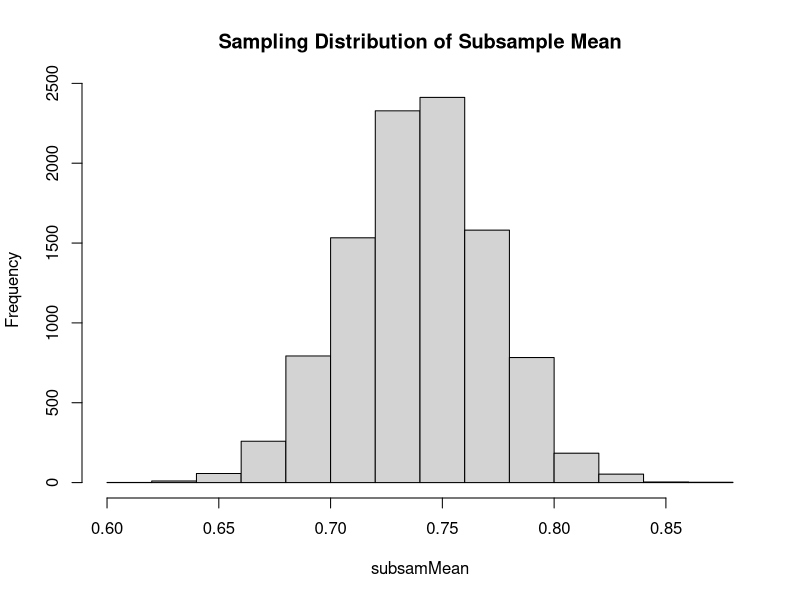
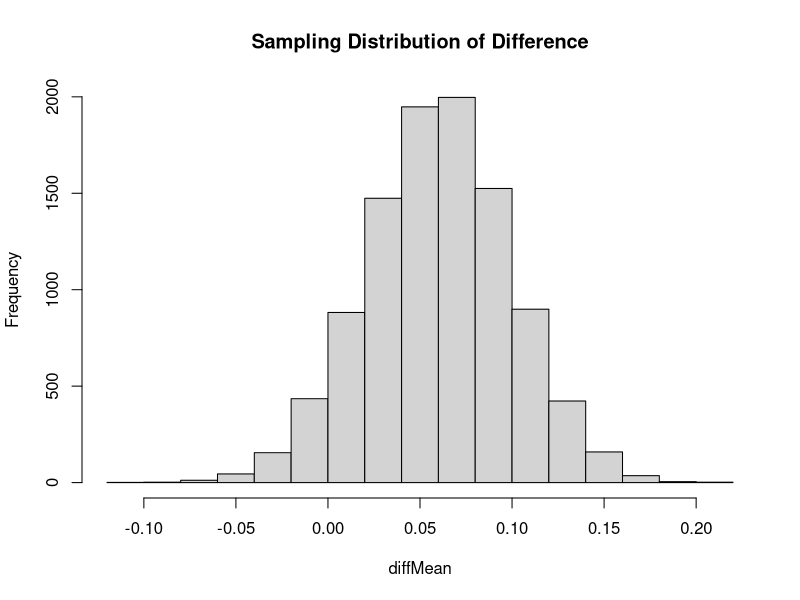
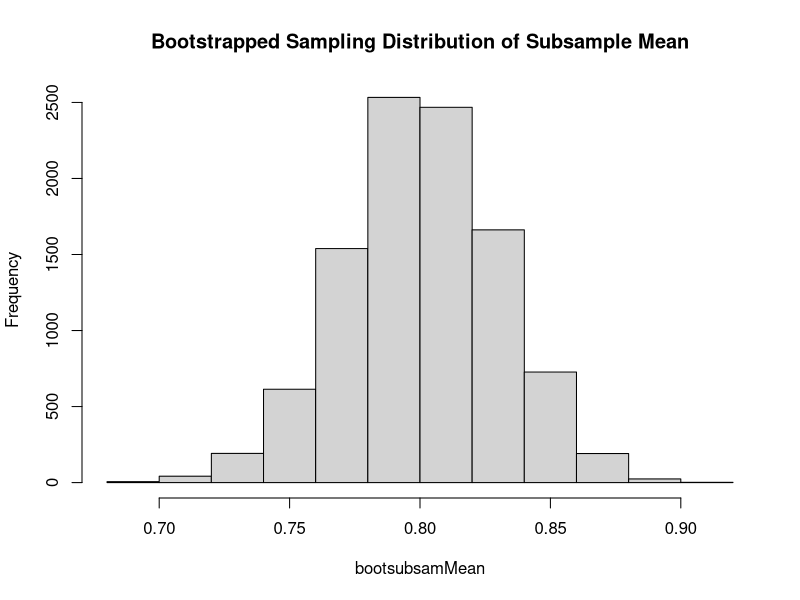
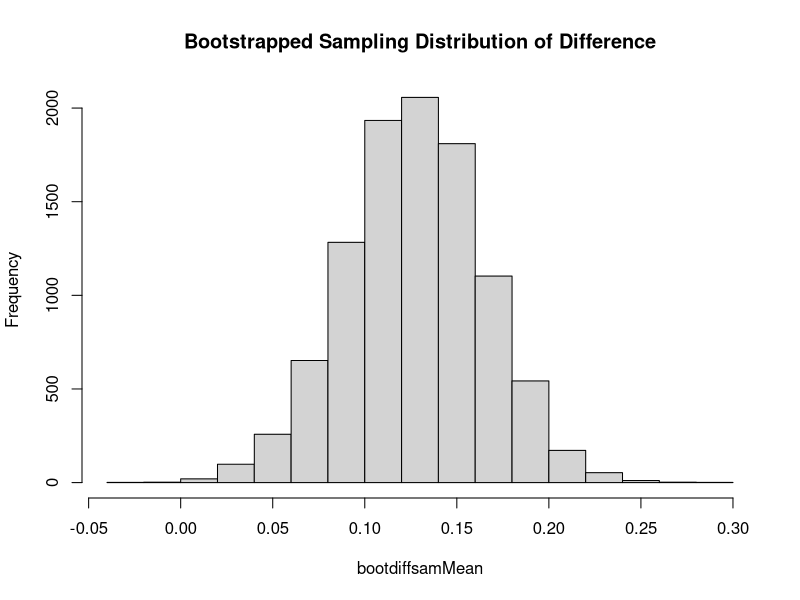
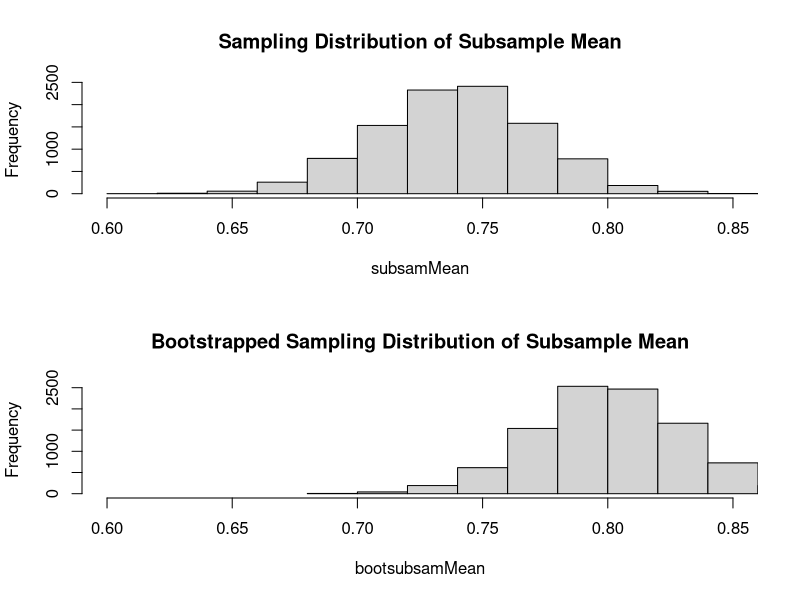
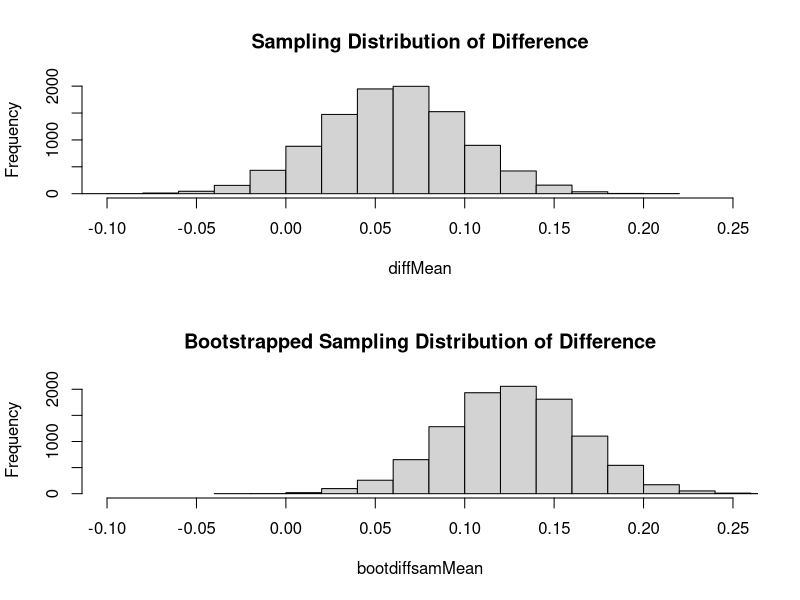

Write the R code that produced these figures, in order.
#### QTM 220 Lecture 4 R code ####

library(foreign)
library(ggplot2)
setwd("~/Documents") #different for each user

### Turnout Stuff ###

# Generate Population Data
N = 7233584

b0 = floor(.7*N)
b1 = ceiling(.3*N)
y0 = rbinom(n=b0,size=1,prob=.68)
y1 = rbinom(n=b1,size=1,prob=.74)
y = c(y0,y1)
x = c(rep(0,b0),rep(1,b1))
dfpop = data.frame(y,x)
mean(dfpop$y)
mean(dfpop$y[dfpop$x==1])

# Generate Sample Data
set.seed(111)
ind = sample(1:N,size=625,replace=T)
dfsam = dfpop[ind,]
mean(dfsam$y)
mean(dfsam$x)
mean(dfsam$y[dfsam$x==1]) -
mean(dfsam$y[dfsam$x==0])
mean(dfsam$x)

# Generate Sampling Distribution
S = 10000
subsamMean = rep(NA,S)
diffMean = rep(NA,S)
for( s in 1:S ){
	ind = sample(1:N,size=625,replace=T)
	dfind = dfpop[ind,]
	subsamMean[s] = mean(dfind$y[dfind$x==1])
	diffMean[s] = mean(dfind$y[dfind$x==1])-mean(dfind$y[dfind$x==0])	
}
pdf("GitHub/qtm220/lectures/lec4/figs/samdistSub.pdf")
hist(subsamMean,main="Sampling Distribution of Subsample Mean")
dev.off()

pdf("GitHub/qtm220/lectures/lec4/figs/samdistDiff.pdf")
hist(diffMean,main="Sampling Distribution of Difference")
dev.off()


B = 10000
bootsubsamMean = rep(NA,B)
bootdiffsamMean = rep(NA,B)
for( b in 1:B ){
bootind = sample(1:625,size=625,replace=T)
dfboot = dfsam[bootind,]
bootsubsamMean[b] = mean(dfboot$y[dfboot$x==1])
bootdiffsamMean[b] = mean(dfboot$y[dfboot$x==1]) - mean(dfboot$y[dfboot$x==0])
}

pdf("GitHub/qtm220/lectures/lec4/figs/bootdistSub.pdf")
hist(bootsubsamMean,main="Bootstrapped Sampling Distribution of Subsample Mean")
dev.off()

pdf("GitHub/qtm220/lectures/lec4/figs/bootdistDiff.pdf")
hist(bootdiffsamMean,main="Bootstrapped Sampling Distribution of Difference")
dev.off()


pdf("GitHub/qtm220/lectures/lec4/figs/bootdistvssamdistSub.pdf")
par(mfrow=c(2,1))
hist(subsamMean,xlim=c(.60,.85),main="Sampling Distribution of Subsample Mean")
hist(bootsubsamMean,xlim=c(.60,.85),main="Bootstrapped Sampling Distribution of Subsample Mean")
dev.off()

pdf("GitHub/qtm220/lectures/lec4/figs/bootdistvssamdistDiff.pdf")
par(mfrow=c(2,1))
hist(diffMean,xlim=c(-.10,.25),main="Sampling Distribution of Difference")
hist(bootdiffsamMean,xlim=c(-.10,.25),main="Bootstrapped Sampling Distribution of Difference")
dev.off()

quantile(bootsubsamMean,prob =c(.025,.975))

quantile(bootdiffsamMean,prob =c(.05,.95))
quantile(bootdiffsamMean,prob =c(.025,.975))
quantile(bootdiffsamMean,prob =c(.005,.995))
quantile(bootdiffsamMean,prob =c(.0005,.9995))


summary(lm(y~x,data=dfsam))
sd(bootdiffsamMean)
